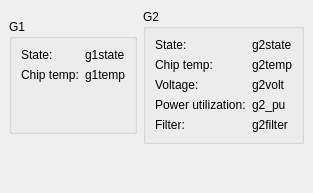
  <widget class="QDockWidget" name="state_dockWidget">
   <property name="sizePolicy">
    <sizepolicy hsizetype="Fixed" vsizetype="Preferred">
     <horstretch>0</horstretch>
     <verstretch>0</verstretch>
    </sizepolicy>
   </property>
   <property name="features">
    <set>QDockWidget::DockWidgetFloatable|QDockWidget::DockWidgetMovable</set>
   </property>
   <property name="windowTitle">
    <string>State</string>
   </property>
   <attribute name="dockWidgetArea">
    <number>8</number>
   </attribute>
   <widget class="QWidget" name="dockWidgetContents">
    <layout class="QGridLayout" name="gridLayout">
     <item row="0" column="1">
      <widget class="QGroupBox" name="groupBox_5">
       <property name="sizePolicy">
        <sizepolicy hsizetype="Fixed" vsizetype="Fixed">
         <horstretch>0</horstretch>
         <verstretch>0</verstretch>
        </sizepolicy>
       </property>
       <property name="title">
        <string>G2</string>
       </property>
       <layout class="QGridLayout" name="gridLayout_9">
        <item row="1" column="0">
         <widget class="QLabel" name="label_27">
          <property name="text">
           <string>Chip temp:</string>
          </property>
         </widget>
        </item>
        <item row="0" column="0">
         <widget class="QLabel" name="label_18">
          <property name="text">
           <string>State:</string>
          </property>
         </widget>
        </item>
        <item row="6" column="1">
         <widget class="QLabel" name="g2_power_utilization_LB">
          <property name="text">
           <string>g2_pu</string>
          </property>
         </widget>
        </item>
        <item row="6" column="0">
         <widget class="QLabel" name="label_20">
          <property name="text">
           <string>Power utilization:</string>
          </property>
         </widget>
        </item>
        <item row="2" column="0">
         <widget class="QLabel" name="label_23">
          <property name="text">
           <string>Voltage:</string>
          </property>
         </widget>
        </item>
        <item row="2" column="1">
         <widget class="QLabel" name="g2_supply_voltage_LB">
          <property name="text">
           <string>g2volt</string>
          </property>
         </widget>
        </item>
        <item row="0" column="1">
         <widget class="QLabel" name="g2_state_LB">
          <property name="text">
           <string>g2state</string>
          </property>
         </widget>
        </item>
        <item row="1" column="1">
         <widget class="QLabel" name="g2_chip_temp_LB">
          <property name="text">
           <string>g2temp</string>
          </property>
         </widget>
        </item>
        <item row="7" column="0">
         <widget class="QLabel" name="label_19">
          <property name="text">
           <string>Filter:</string>
          </property>
         </widget>
        </item>
        <item row="7" column="1">
         <widget class="QLabel" name="g2_filter_LB">
          <property name="text">
           <string>g2filter</string>
          </property>
         </widget>
        </item>
       </layout>
      </widget>
     </item>
     <item row="1" column="0">
      <spacer name="verticalSpacer_3">
       <property name="orientation">
        <enum>Qt::Vertical</enum>
       </property>
       <property name="sizeHint" stdset="0">
        <size>
         <width>20</width>
         <height>40</height>
        </size>
       </property>
      </spacer>
     </item>
     <item row="0" column="0">
      <widget class="QGroupBox" name="groupBox_4">
       <property name="sizePolicy">
        <sizepolicy hsizetype="Fixed" vsizetype="Fixed">
         <horstretch>0</horstretch>
         <verstretch>0</verstretch>
        </sizepolicy>
       </property>
       <property name="title">
        <string>G1</string>
       </property>
       <layout class="QGridLayout" name="gridLayout_8">
        <item row="2" column="1">
         <widget class="QLabel" name="g1_chip_temp_LB">
          <property name="text">
           <string>g1temp</string>
          </property>
         </widget>
        </item>
        <item row="2" column="0">
         <widget class="QLabel" name="label_25">
          <property name="text">
           <string>Chip temp:</string>
          </property>
         </widget>
        </item>
        <item row="4" column="0">
         <spacer name="verticalSpacer_4">
          <property name="orientation">
           <enum>Qt::Vertical</enum>
          </property>
          <property name="sizeHint" stdset="0">
           <size>
            <width>20</width>
            <height>40</height>
           </size>
          </property>
         </spacer>
        </item>
        <item row="0" column="0">
         <widget class="QLabel" name="label_17">
          <property name="text">
           <string>State:</string>
          </property>
         </widget>
        </item>
        <item row="0" column="1">
         <widget class="QLabel" name="g1_state_LB">
          <property name="text">
           <string>g1state</string>
          </property>
         </widget>
        </item>
       </layout>
      </widget>
     </item>
    </layout>
   </widget>
  </widget>
